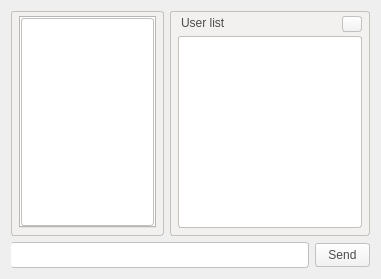
         <widget class="QWidget" name="chatPage">
          <layout class="QGridLayout" name="gridLayout">
           <item row="2" column="0" colspan="5">
            <widget class="QFrame" name="horizontalFrame">
             <property name="maximumSize">
              <size>
               <width>16777215</width>
               <height>29</height>
              </size>
             </property>
             <property name="styleSheet">
              <string notr="true">background:none</string>
             </property>
             <layout class="QHBoxLayout" name="horizontalLayout">
              <property name="spacing">
               <number>0</number>
              </property>
              <property name="leftMargin">
               <number>0</number>
              </property>
              <property name="topMargin">
               <number>0</number>
              </property>
              <property name="rightMargin">
               <number>0</number>
              </property>
              <property name="bottomMargin">
               <number>0</number>
              </property>
              <item>
               <widget class="QLineEdit" name="sayLineEdit">
                <property name="styleSheet">
                 <string notr="true">background: none;
background-color: rgb(255,255,255);
border-radius:3px;
border: 1px solid #C4C1BD;
border-left: none;
color: #4C4C4C;
padding: 4px;
margin-right:6px;</string>
                </property>
                <property name="maxLength">
                 <number>3000</number>
                </property>
               </widget>
              </item>
              <item>
               <widget class="QPushButton" name="sayButton">
                <property name="sizePolicy">
                 <sizepolicy hsizetype="Fixed" vsizetype="Fixed">
                  <horstretch>0</horstretch>
                  <verstretch>0</verstretch>
                 </sizepolicy>
                </property>
                <property name="maximumSize">
                 <size>
                  <width>16777215</width>
                  <height>16777215</height>
                 </size>
                </property>
                <property name="styleSheet">
                 <string notr="true">background: none;
background-color: qlineargradient(spread:pad, x1:0, y1:1, x2:0, y2:0, stop:0 rgb(240,240,240), stop:1 rgb(255, 255, 255));
border-radius:3px;
border: 1px solid #C4C1BD;
color: #4C4C4C;
padding: 4px 12px;</string>
                </property>
                <property name="text">
                 <string>Send</string>
                </property>
               </widget>
              </item>
             </layout>
            </widget>
           </item>
           <item row="0" column="4" rowspan="2">
            <widget class="QFrame" name="verticalFrame">
             <property name="maximumSize">
              <size>
               <width>200</width>
               <height>16777215</height>
              </size>
             </property>
             <property name="styleSheet">
              <string notr="true">background: none;
background-color: #F2F1F0;
border-radius:3px;
border: 1px solid #C4C1BD;
color: #4C4C4C;
padding: 4px;
</string>
             </property>
             <layout class="QVBoxLayout" name="verticalLayout_3">
              <property name="spacing">
               <number>0</number>
              </property>
              <property name="leftMargin">
               <number>3</number>
              </property>
              <property name="topMargin">
               <number>0</number>
              </property>
              <property name="rightMargin">
               <number>3</number>
              </property>
              <property name="bottomMargin">
               <number>3</number>
              </property>
              <item>
               <widget class="QWidget" name="horizontalWidget" native="true">
                <property name="styleSheet">
                 <string notr="true">border:none;</string>
                </property>
                <layout class="QHBoxLayout" name="horizontalLayout_2">
                 <property name="spacing">
                  <number>0</number>
                 </property>
                 <property name="leftMargin">
                  <number>0</number>
                 </property>
                 <property name="topMargin">
                  <number>0</number>
                 </property>
                 <property name="rightMargin">
                  <number>0</number>
                 </property>
                 <property name="bottomMargin">
                  <number>0</number>
                 </property>
                 <item>
                  <widget class="QLabel" name="label_3">
                   <property name="styleSheet">
                    <string notr="true">border:none;
padding: 0 0 6px 0;</string>
                   </property>
                   <property name="text">
                    <string>User list</string>
                   </property>
                  </widget>
                 </item>
                 <item>
                  <widget class="QPushButton" name="logoutButton">
                   <property name="maximumSize">
                    <size>
                     <width>20</width>
                     <height>16777215</height>
                    </size>
                   </property>
                   <property name="styleSheet">
                    <string notr="true">background: none;
background-color: qlineargradient(spread:pad, x1:0, y1:1, x2:0, y2:0, stop:0 rgb(240,240,240), stop:1 rgb(255, 255, 255));
border-radius:3px;
border: 1px solid #C4C1BD;
color: #4C4C4C;
padding: 0;
margin-bottom: 4px;</string>
                   </property>
                   <property name="text">
                    <string/>
                   </property>
                   <property name="icon">
                    <iconset resource="../bitcoin.qrc">
                     <normaloff>:/icons/res/icons/power.png</normaloff>:/icons/res/icons/power.png</iconset>
                   </property>
                  </widget>
                 </item>
                </layout>
               </widget>
              </item>
              <item>
               <widget class="QListWidget" name="userListWidget">
                <property name="styleSheet">
                 <string notr="true">background-color: #FFF;</string>
                </property>
               </widget>
              </item>
             </layout>
            </widget>
           </item>
           <item row="0" column="0" rowspan="2" colspan="4">
            <widget class="QFrame" name="verticalFrame">
             <property name="styleSheet">
              <string notr="true">background: none;
background-color: #F2F1F0;
border-radius:3px;
border: 1px solid #C4C1BD;
color: #4C4C4C;
padding: 4px;
</string>
             </property>
             <layout class="QVBoxLayout" name="verticalLayout_4">
              <property name="spacing">
               <number>0</number>
              </property>
              <property name="leftMargin">
               <number>3</number>
              </property>
              <property name="topMargin">
               <number>0</number>
              </property>
              <property name="rightMargin">
               <number>3</number>
              </property>
              <property name="bottomMargin">
               <number>3</number>
              </property>
              <item>
               <widget class="QTabWidget" name="tabWidget">
                <property name="styleSheet">
                 <string notr="true">background-color: #FFF;</string>
                </property>
                <property name="currentIndex">
                 <number>-1</number>
                </property>
               </widget>
              </item>
             </layout>
            </widget>
           </item>
          </layout>
         </widget>
